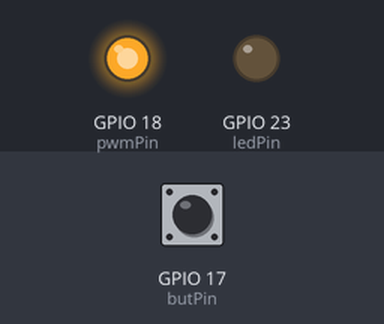
Bench run of a program on a simulated Raspberry Pi (BCM pin numbers). On the bench: output pins drawn as LEDs (lit = HIGH). The test bench sets the inputs (shaded band); at power-on: GPIO 17 (butPin) HIGH.

Above: at 1.27 s.
1.3 s: GPIO 17 (butPin) pulled LOW for 0.15 s
At 2.43 s:
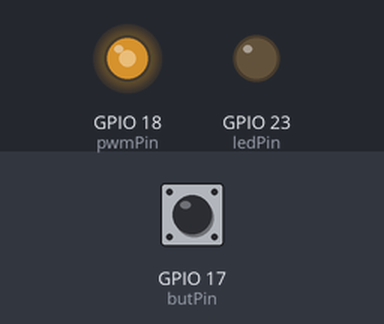
4.4 s: GPIO 17 (butPin) pulled LOW for 1 s
At 5.3 s:
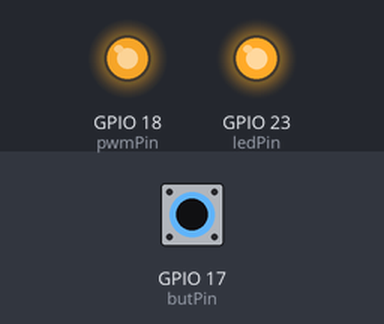
7.4 s: GPIO 17 (butPin) pulled LOW for 3.2 s
At 7.58 s:
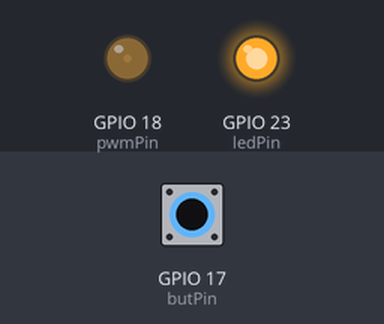
Timing chart, 0 to 18.1 s (numbered marks = the images above; inputs shaded):
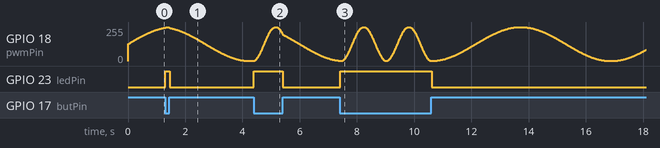

Measured:
- after the input at 1.3 s, GPIO 23 (ledPin): LOW → HIGH at once, → LOW 0.15 s later
- after the input at 4.4 s, GPIO 23 (ledPin): LOW → HIGH at once, → LOW 1.0 s later
- after the input at 7.4 s, GPIO 23 (ledPin): LOW → HIGH at once, → LOW 3.2 s later

The program:

led2.py
```python
import RPi.GPIO as GPIO
import time
import math

# pin defs
pwmPin = 18
ledPin = 23
butPin = 17

duty = 0

# setup GPIO
GPIO.setmode(GPIO.BCM)
GPIO.setup(ledPin, GPIO.OUT)
GPIO.setup(pwmPin, GPIO.OUT)
GPIO.setup(butPin, GPIO.IN, pull_up_down=GPIO.PUD_UP)
pwm = GPIO.PWM(pwmPin, 200)
GPIO.output(ledPin, GPIO.LOW)
pwm.start(duty)

def mapFunc(x, inLo, inHi, outLo, outHi):
    inRange = inHi - inLo
    outRange = outHi - outLo
    inScale = (x - inLo) / inRange
    return outLo + (inScale * outRange)

x = 0

try:
    while 1:
        if GPIO.input(butPin): # not pressed
            step = 0.01
            GPIO.output(ledPin, GPIO.LOW)
        else:
            step = 0.04
            GPIO.output(ledPin, GPIO.HIGH)

        duty = mapFunc(math.sin(x),-1,1,0,100)
        x += step
        pwm.ChangeDutyCycle(duty)
        time.sleep(0.01)

except KeyboardInterrupt:
    pwm.stop()
    GPIO.cleanup()
```
